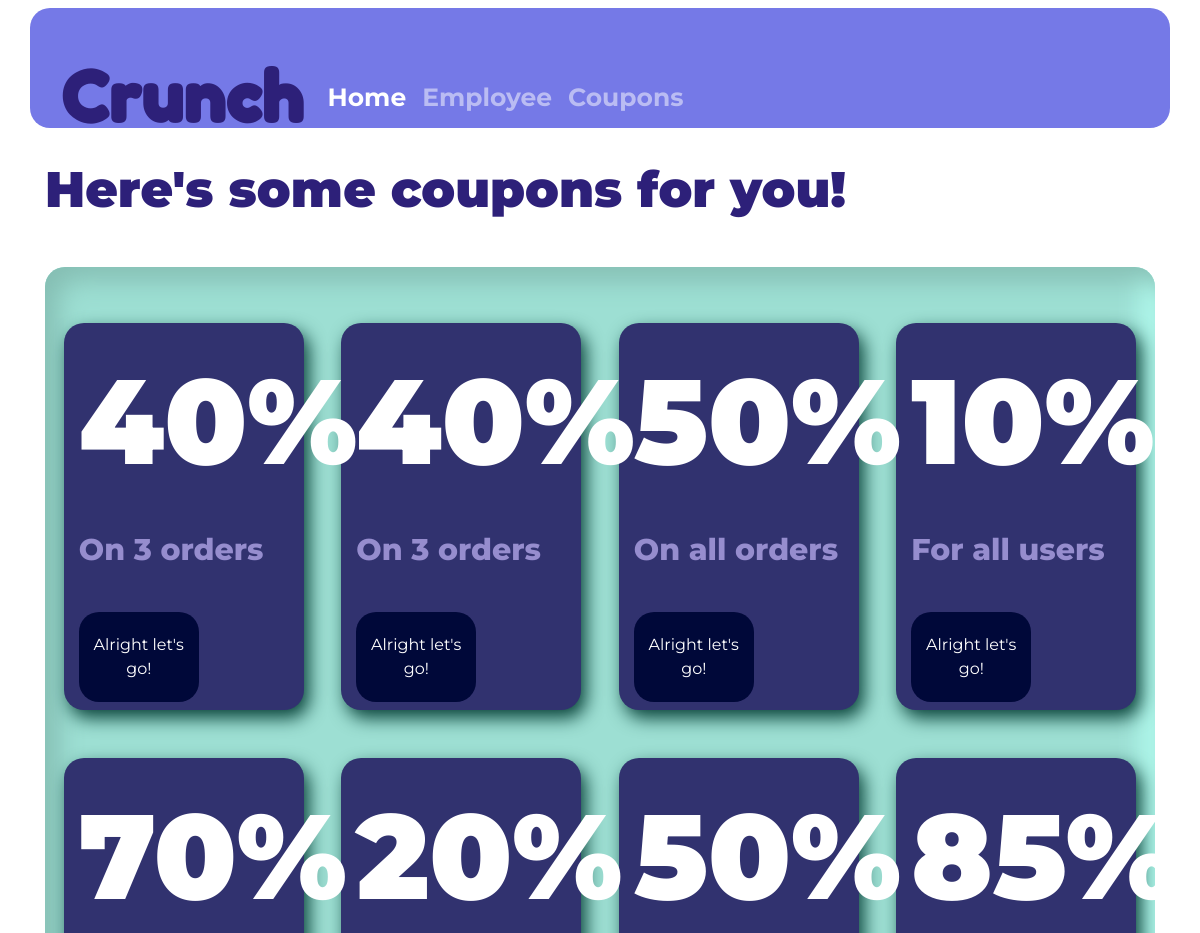
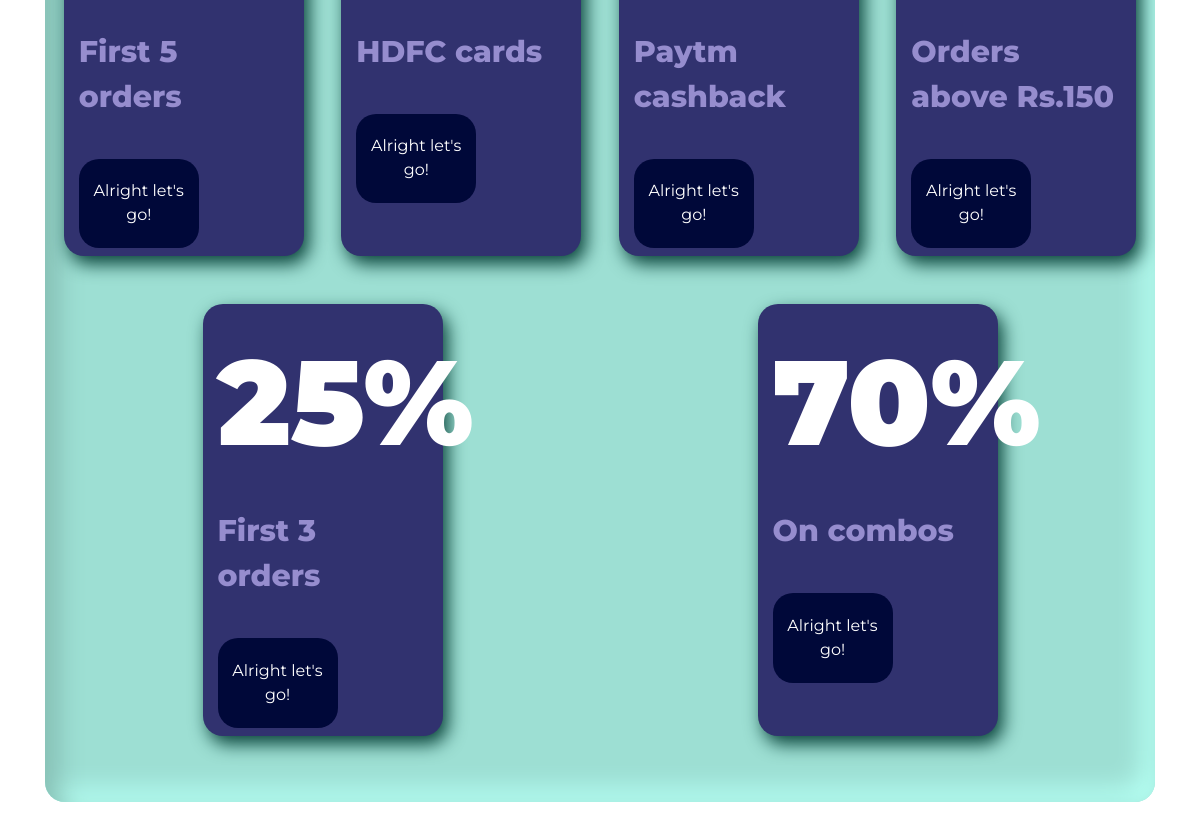
The page /coupon.php on the database its author committed (2 pictures, top to bottom).
### tables this page shows
CREATE TABLE `coupons` (
  `coupon_id` int(11) NOT NULL,
  `coupon_value` int(3) DEFAULT NULL,
  `coupon_desc` varchar(100) DEFAULT NULL,
  `coupon_link` varchar(255) DEFAULT NULL,
  `hotel_id` int(11) NOT NULL
);

### php/CreateDb.php (called while the page is built, shortened)
<?php
class CreateDb
{
        public $con;
    public function __construct(
        $dbname = "crunch",
        $tablename = "fooditems",
        $servername = "localhost",
        $username = "root",
        $password = "root"
    )
    {
        $this->con = mysqli_connect($servername, $username, $password);
        $sql = "CREATE DATABASE IF NOT EXISTS $dbname";
        if(mysqli_query($this->con, $sql)){
            $this->con = mysqli_connect($servername, $username, $password, $dbname);
            $sql = " CREATE TABLE IF NOT EXISTS $tablename
                            (id INT NOT NULL AUTO_INCREMENT PRIMARY KEY,
                             item_name VARCHAR (25) NOT NULL,
                             item_price FLOAT
                            );";
        }else{
            return false;
        }
    }
    public function getcoupons(){
        $sql = "SELECT * FROM coupons";
        $coupondata = mysqli_query($this->con, $sql);
        if(mysqli_num_rows($coupondata)>0){
            return $coupondata;
        }
    }
}

### php/cmp.php (the view, shortened to what this page needs)
<?php
function coup($value,$desc,$link){
  $coupon = "
            <div class=\"container py-2 mb-5\" style=\"border-radius: 20px;width: 20vw;height: auto;background: #31326f;box-shadow: 5px 8px 18px #084239;\">
              <div class=\"row\">
                  <div class=\"col\">
                      <p style=\"font-family: 'Montserrat';font-weight: 900;font-size: 120px;color: #fff;\">$value%</p>
                      <p style=\"font-family: 'Montserrat';font-weight: 800;font-size: 30px;color: #968dce;\">$desc</p>
                  </div>
                  <div class=\"col mt-4\">
                      <a href=\"$link\" target=\"_blank\"><button class=\"btn\" name =\"add\" type=\"submit\" style=\"border-radius: 20px;background: #000839;width: 10vw;height: 5vh;color: #fff;font-family: 'Montserrat';font-weight: 400;\">Alright let's go!</button></a>
                  </div>
              </div>
            </div>
  ";
  echo $coupon;
}

### coupon.php (shortened to what this page needs)
<?php
require_once ('php/CreateDb.php');
require_once ('php/cmp.php');
$database = new CreateDb("Crunch", "Fooditems");
?>
<!DOCTYPE html>
<html lang="en">
<head>
    <link rel="stylesheet" href="/css/coupon.css">
    <link rel="stylesheet" href="https://stackpath.bootstrapcdn.com/bootstrap/4.3.1/css/bootstrap.min.css">
    <link rel="stylesheet" href="https://use.fontawesome.com/releases/v5.8.2/css/all.css">
</head>
<body >
  <div class="container mt-md-2" style="width:100vw;height: 10vw;background: #7579e7;border-radius: 20px;">
    <br>
    <nav class="navbar navbar-expand-lg navbar-dark" style="font-family: 'Montserrat';font-weight: 700;font-size: 25px;color: #fff;">
        <a class="navbar-brand" href="index.php" style="font-family: 'Fredoka One';font-size: 70px;color: #2d2079;">Crunch</a>
        <div class="collapse navbar-collapse" id="navbarSupportedContent">
        <ul class="navbar-nav mr-auto">
            <li class="nav-item active">
              <a class="nav-link" href="index.php">Home <span class="sr-only">(current)</span></a>
            </li>
            <li class="nav-item">
              <a class="nav-link" href="employee.php">Employee</a>
            </li>
            <li class="nav-item">
              <a class="nav-link" href="coupon.php">Coupons</a>
            </li>
          </ul>
        </div>
    </nav>
  </div>
  <br>
  <div class="container">
    <p style="font-size: 50px;color: #2d2079;font-family: 'Montserrat';font-weight: 900;">Here's some coupons for you!</p>
  </div>
  <br>
  <div class="container">
    <div class="container py-2 cou">
        <br>
        <div class="row py-4">
            <?php
                $coupondata = $database->getcoupons();
                while ($row = mysqli_fetch_assoc($coupondata)){
                    coup($row['coupon_value'], $row['coupon_desc'], $row['coupon_link']);
                }
            ?>
        </div>
    </div>
  </div>
<br>
</body>
</html>

### css/coupon.css (style rules this page uses)
.cou { width: 100vw; height: 82vh; overflow-y:scroll; background: #9ddfd3; border-radius: 20px; -ms-overflow-style: none; scrollbar-width: none; box-shadow: inset 13px 13px 26px #85beb3, inset -13px -13px 26px #b5fff3; }
body { -ms-overflow-style:none; scrollbar-width: none; }

### rows shown on the page
coupons: coupon_value "40", coupon_desc "On 3 orders"
coupons: coupon_value "40", coupon_desc "On 3 orders"
coupons: coupon_value "50", coupon_desc "On all orders"
coupons: coupon_value "10", coupon_desc "For all users"
coupons: coupon_value "70", coupon_desc "First 5 orders"
coupons: coupon_value "20", coupon_desc "HDFC cards"
coupons: coupon_value "50", coupon_desc "Paytm cashback"
coupons: coupon_value "85", coupon_desc "Orders above Rs.150"
coupons: coupon_value "25", coupon_desc "First 3 orders"
coupons: coupon_value "70", coupon_desc "On combos"
